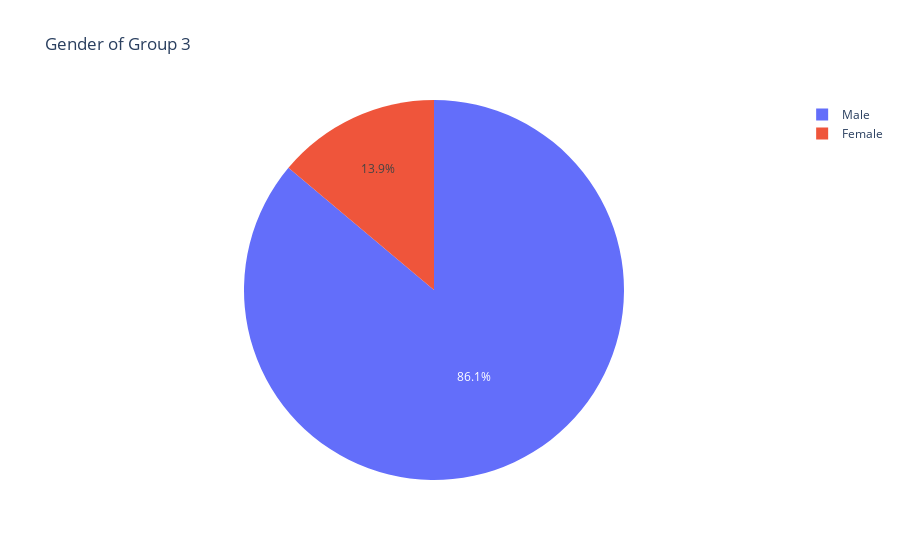

This figure's notebook cell:
### Code cell
px.pie(final_df[final_df['group'] == 3].groupby('male').count().reset_index(), names='male', values='profile',
        title='Gender of Group 3')

### Figure 1 — Plotly figure (JSON) as saved in the notebook; plotly's stock layout.template omitted (floating-point values rounded to 4 significant figures)
{"data": [{"domain": {"x": [0, 1], "y": [0, 1]}, "hovertemplate": "male=%{label}<br>profile=%{value}<extra></extra>", "labels": ["Female", "Male"], "legendgroup": "", "name": "", "showlegend": true, "type": "pie", "values": [5, 31]}], "layout": {"legend": {"tracegroupgap": 0}, "title": {"text": "Gender of Group 3"}}}
